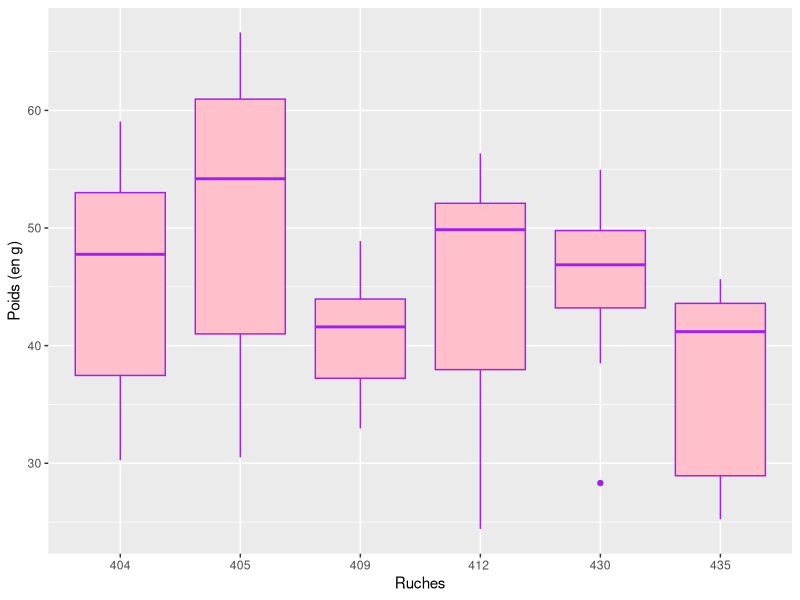
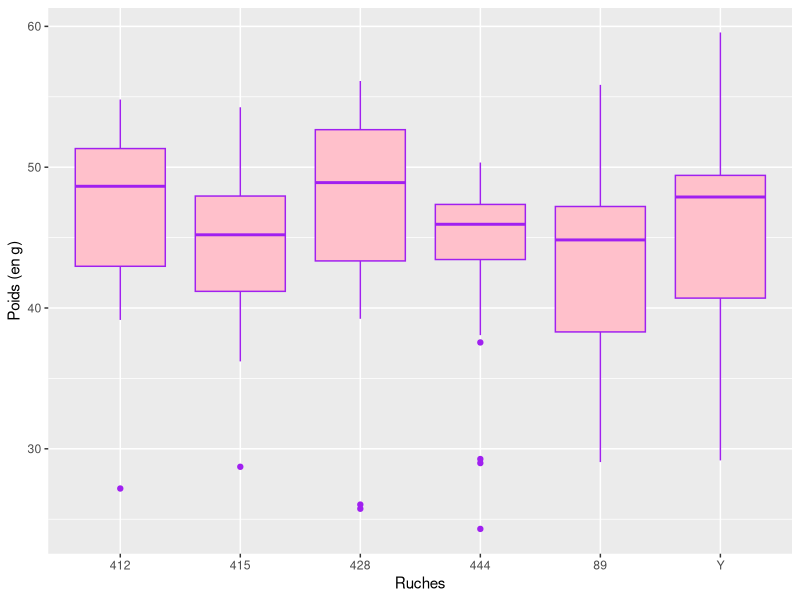

Write R code to recreate these figures, in order.
library(ggplot2)
library(tidyr)
library(dplyr)
library(readxl)

# Charger les données
poids_ruches <- read_excel("BD/Weight_2023_Sica_Confoux.xlsx")

colnames(poids_ruches) <- c("date", "412 ", "409", "435",
                            "430", "404", "405",
                            "415", "428", "444",
                            "412", "Y", "89")

poids_sansdate <- poids_ruches[2:13]

#Suppression de la colonne Date et des rûches de Confoux
poids_sica_sansdate <- poids_sansdate[7:12]

#Suppression de la colonne Date et des rûches de Sica
poids_confoux_sansdate <- poids_sansdate[1:6]

# Transformer les données en format long

poids_long_confoux <- poids_confoux_sansdate%>%
  pivot_longer(cols = everything(), names_to = "ruche", values_to = "poids") %>%
  filter(!is.na(poids))  # Filtrer les valeurs manquantes

poids_long_sica <- poids_sica_sansdate%>%
  pivot_longer(cols = everything(), names_to = "ruche", values_to = "poids") %>%
  filter(!is.na(poids))  # Filtrer les valeurs manquantes

#Tracé des boxplot
ggplot(poids_long_confoux, aes(x = ruche, y = poids)) +
  geom_boxplot(fill = "pink", color = "purple") +
  labs(y = "Poids (en g)", x ="Ruches")

ggplot(poids_long_sica, aes(x = ruche, y = poids)) +
  geom_boxplot(fill = "pink", color = "purple") +
  labs(y = "Poids (en g)", x = "Ruches")

# mauve = médiane
# moustache = étendue des données en dehors des quantiles
